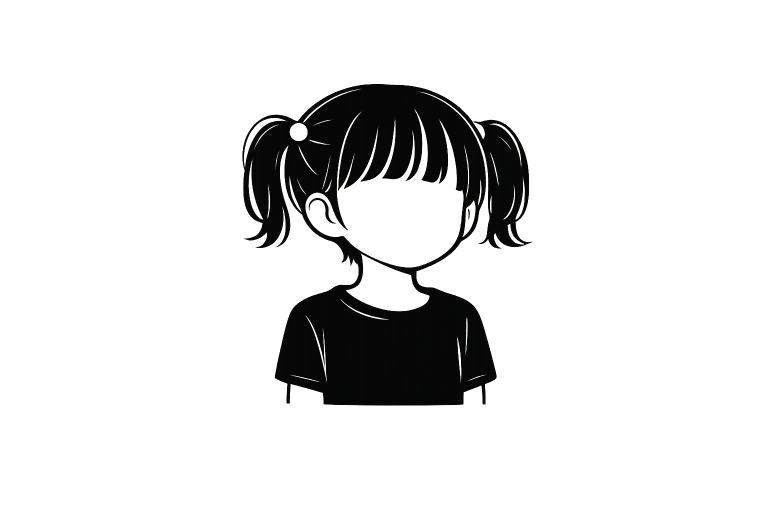
#> input picture src/lib/assets/images/10_female_01.png, 1536 x 1024 px (shown at 1/2 size)
$ python postprocess.py ../../src/lib/assets/images/10_female_01.png ../../src/lib/assets/images/30_female_01.png
#> lines starting #> are read from the running program, lines starting #| are printed output that depends on the picture
"""白背景の候補画像を正規アセット（アルファ透過PNG・256×256px）へ確定変換する後処理。

変換: 輝度→アルファ（黒=不透明・白=透明・中間=半透明）＋薄い影/にじみの除去
＋被写体のバウンディングボックスへクロップ（フレーム占有を全アバターで正規化）
＋正方パディング＋256×256リサイズ。色は持たない（RGB=黒, A のみ）。決定的。

使い方: python3 postprocess.py <input.png> <output.png>
"""

import sys

from PIL import Image

# これ未満のアルファ（＝薄いドロップシャドウ・背景のにじみ）は透明に落とす。
SHADOW_CUTOFF = 36
# 被写体の縦占有（残りは上の余白になる）。下端に接地するので下余白は常に0。
SUBJECT_HEIGHT_RATIO = 0.92


def postprocess(src: str, dst: str) -> None:
    gray = Image.open(src).convert("L")
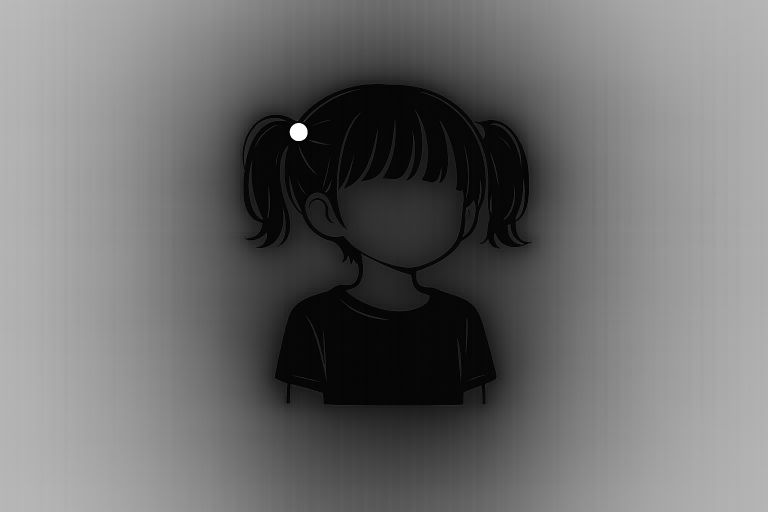
#> gray: PIL image 1536x1024 L (shown at 1/2 size); min 0, max 255, mean 110
    alpha = gray.point(lambda value: 255 - value)  # 黒=不透明, 白=透明
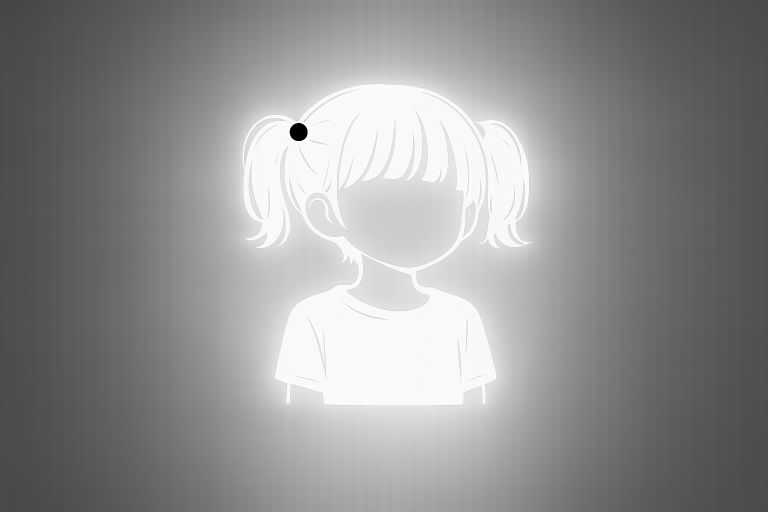
#> alpha: PIL image 1536x1024 L (shown at 1/2 size); min 0, max 255, mean 145
    alpha = alpha.point(lambda a: a if a >= SHADOW_CUTOFF else 0)  # 薄い影/にじみを除去

    # 被写体のバウンディングボックスにクロップ
    box = alpha.getbbox()
#> box = (0, 0, 1536, 1024)
    if box:
        alpha = alpha.crop(box)

    # 被写体のサイズは変えず（縦占有 SUBJECT_HEIGHT_RATIO）、下端に接地する。
    # 余白は上だけに残り、下余白は0。横幅が広い大柄は左右にブリードさせる（切れてよい）。
    width, height = alpha.size
#> width = 1536; height = 1024
    target_height = round(256 * SUBJECT_HEIGHT_RATIO)
    scale = target_height / height
#> scale = 0.23
    scaled = alpha.resize((max(1, round(width * scale)), target_height), Image.LANCZOS)
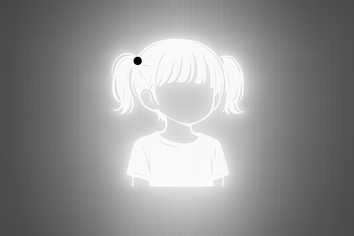
#> scaled: PIL image 354x236 L; min 0, max 255, mean 145

    canvas = Image.new("L", (256, 256), 0)
#> canvas: PIL image 256x256 L; every value is 0
    offset_x = (256 - scaled.width) // 2  # 横は中央。広ければ左右にはみ出して切れる
#> offset_x = -49
    offset_y = 256 - scaled.height  # 下端に接地（下余白0・余白は上のみ）
#> offset_y = 20
    canvas.paste(scaled, (offset_x, offset_y))
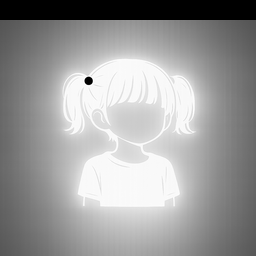
#> canvas: PIL image 256x256 L; min 0, max 255, mean 154.5

    asset = Image.new("RGBA", (256, 256), (0, 0, 0, 0))
#> asset: PIL image 256x256 RGBA; every value is 0
    asset.putalpha(canvas)  # RGB=黒のまま、色は保持しない
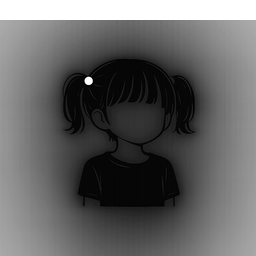
#> asset: PIL image 256x256 RGBA; mean R, G, B, A 0, 0, 0, 154.5; transparent parts drawn white
    asset.save(dst, optimize=True)


if __name__ == "__main__":
    postprocess(sys.argv[1], sys.argv[2])

$ run again, on src/lib/assets/images/30_female_03.png
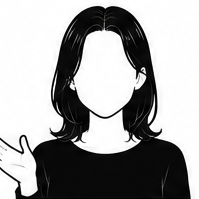
#> input picture src/lib/assets/images/30_female_03.png, 199 x 199 px
#> in postprocess, `alpha = gray.point(lambda value: 255 - value)`:
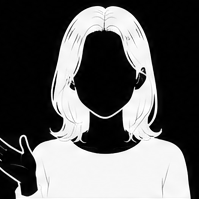
#> alpha: PIL image 199x199 L; min 0, max 255, mean 94.6
#> box = (0, 6, 191, 199)
#> in postprocess, `asset.putalpha(canvas)`:
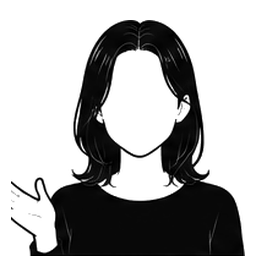
#> asset: PIL image 256x256 RGBA; mean R, G, B, A 0, 0, 0, 84.7; transparent parts drawn white
